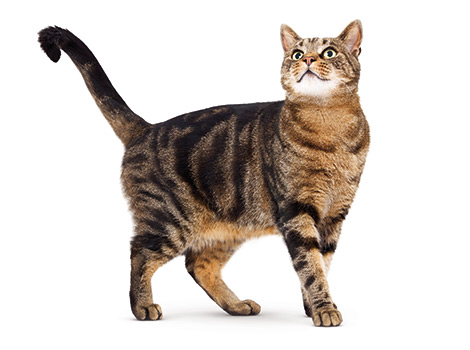
%> input picture matlab/math_image/hw3/test4.jpg, 470 x 350 px
$ octave geodesic_active_contour_with_level_set.m   (GNU Octave 9; MATLAB toolbox functions it lacks are replaced by stand-ins)
%> lines starting %> are read from the running program, lines starting %| are printed output that depends on the picture
### matlab/math_image/hw3/initialization_level_set.m
%% this script is to constructe inilization level set function for image processing
function [level_set] = initialization_level_set(img)
% coder: Jie An
% version: 20170401
% bug_submission: pkuanjie@gmail.com

%% set up
% BORDER_OFFSET = 10;
[row, col] = size(img);

%% construction
% [x, y] = meshgrid(1: col, 1: row);
% level_set = sqrt((x - col / 2).^2 + (y - row / 2).^2) - (min(row, col) / 2 - 10);
level_set = zeros(row, col);
level_set(10: row - 10, [10, col - 10]) = 1;
level_set([10, row - 10], 10: col - 10) = 1;
level_set = bwdist(level_set);
level_set(10: row - 10, 10: col - 10) = -level_set(10: row - 10, 10: col - 10);

% figure,
% mesh(level_set), axis image;

### matlab/math_image/hw3/Reinitial2D.m
function phi=Reinitial2D(phi,steps)
%%%%reinitialization
[M,N]=size(phi); h=1/(max(N,M)-1);eps=1e-9;
CFL=0.5;
dt=h*CFL; dx=1/(M-1); dy=1/(N-1);
for k=1:steps
    xp = (phi([2:end,end],:)-phi)/dx;
    xn = (phi-phi([1,1:end-1],:))/dx;
    yp = (phi(:,[2:end,end])-phi)/dy;
    yn = (phi-phi(:,[1,1:end-1]))/dy;
    phi_p = phi>=0;
    phi_n = 1-phi_p;
    Godnov_p = sqrt(max((max(xn,0)).^2,(min(xp,0)).^2)+max((max(yn,0)).^2,(min(yp,0)).^2));
    Godnov_n = sqrt(max((min(xn,0)).^2,(max(xp,0)).^2)+max((min(yn,0)).^2,(max(yp,0)).^2));
    phi = phi - dt*phi_p.*(Godnov_p-1).*phi./sqrt(phi.^2+Godnov_p.^2*dx*dy+eps) ...
              - dt*phi_n.*(Godnov_n-1).*phi./sqrt(phi.^2+Godnov_n.^2*dx*dy+eps);
end

### matlab/math_image/hw3/g.m
%% this script is to create g function of image
function [result] = g(img)
% coder: Jie An
% version: 20170403
% bug_submission: pkuanjie@gmail.com

result = 1 ./ (1 + img .^ 2);

### matlab/math_image/hw3/geodesic_active_contour_with_level_set.m
%% this script is to implement geodesic active contour model with level set formulation
% coder: Jie An
% version: 20170403
% bug_submission: pkuanjie@gmail.com

%% set up
% IMG_PATH = 'test_img.tif';
IMG_PATH = 'test4.jpg';
SIGMA = 0.000004;
NOISE_SCALE = 50000000;
MAX_ITERATION = 1000;

%% image pre pocessing
img = im2double(imread(IMG_PATH));
img = rgb2gray(img); % don't use on test_img.tif
%> img: size 350x470 double
img = imresize(img, [400, 600]);
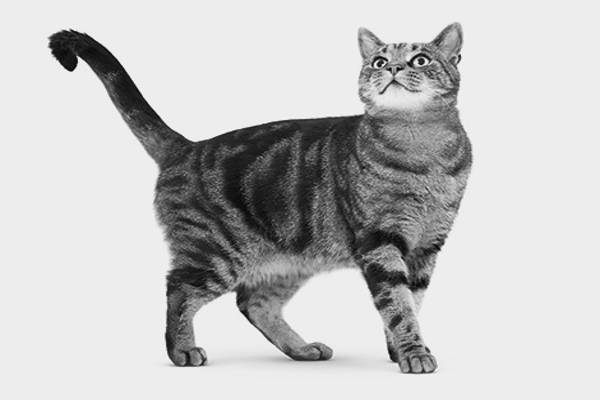
%> img: size 400x600 double; min -0.0394, max 1.07, mean 0.818; drawn with min black and max white
% figure,
% imshow(img), axis image;
kernel = fspecial('gaussian', [15, 15], SIGMA);
img_blur = imfilter(img, kernel, 'circular');
img_noise = img_blur + max(max(img_blur)) / NOISE_SCALE * randn(size(img));
img_noise = im2double(img_noise);
img_noise = 255 * img_noise;
% figure,
% imshow(img_noise), axis image;
[M, N] = size(img_noise);
%> M = 400; N = 600

%% geodesic active contour model
STEP_SIZE = 0.5 / (max(N, M) - 1);
%> STEP_SIZE = 0.000835
% STEP_SIZE = 0.1;
ALPHA = 800;
BETA = 200;
v = initialization_level_set(img_noise);
%> in initialization_level_set, `level_set(10: row - 10, [10, col - 10]) = 1;`:
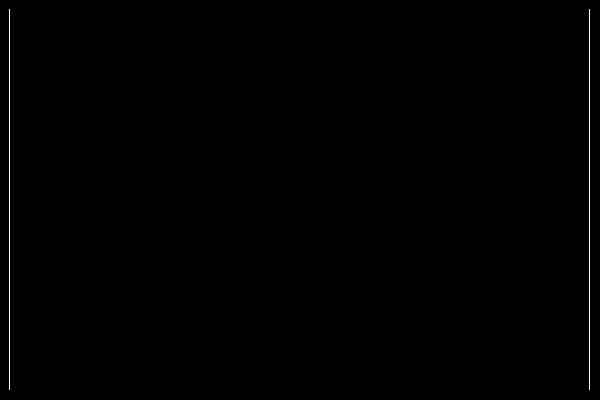
%> level_set: size 400x600 double; values 0 (black) and 1 (white), 0.32% white in thin lines or dots
%> in initialization_level_set, `level_set([10, row - 10], 10: col - 10) = 1;`:
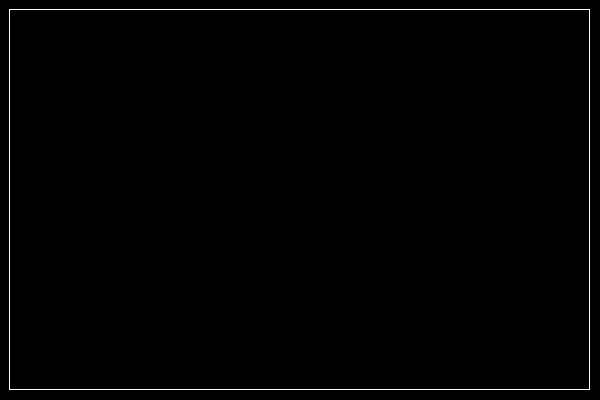
%> level_set: size 400x600 double; values 0 (black) and 1 (white), 0.8% white in thin lines or dots
%> in initialization_level_set, `level_set(10: row - 10, 10: col - 10) = -level_set(10: row - 10, 10: c..`:
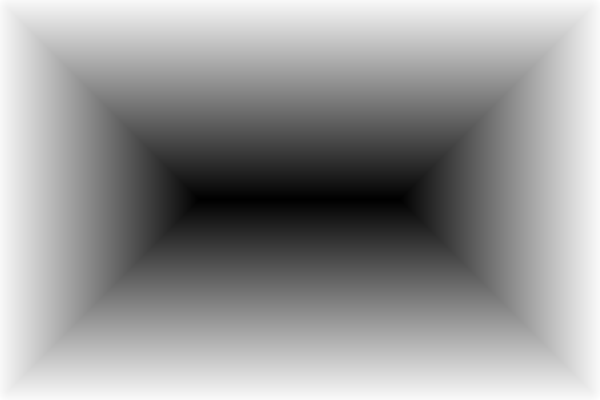
%> level_set: size 400x600 single; min -190, max 14.14, mean -67.78; drawn with min black and max white
% figure,
% imagesc(u), axis image;
figure,
%> (the run ends here)
